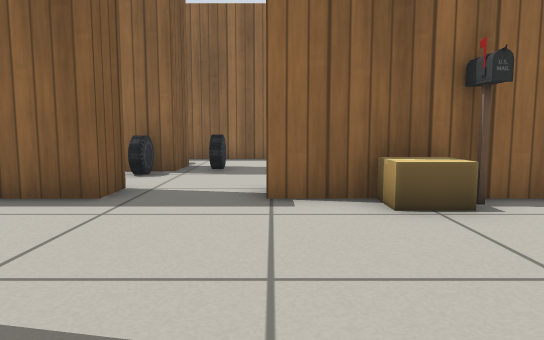
View 1 (above)

20 first-person views from a walk through a world built for the Gazebo simulator. The camera is 0.5 m above the floor, tilts 6° down and sees 70° across. Floor lines are 1 m apart. The floor is counted in squares, 0.5 m on a side. Each view is taken from the middle of a square. On the plan, view 1 faces up. The plan holds only what a view shows up to about 13 squares ahead; the rest is blank. Gazebo's built-in surfaces are drawn with simple patterns. Some stock models are drawn as simple stand-ins.

View 2
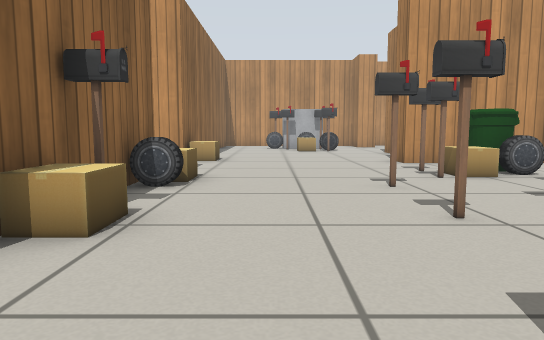

View 3
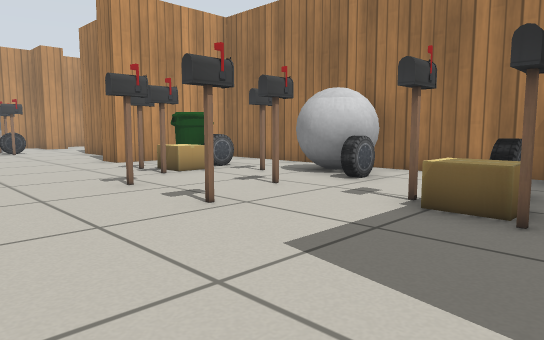

View 4
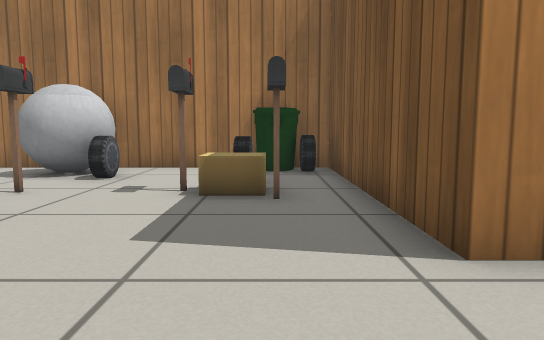

View 5
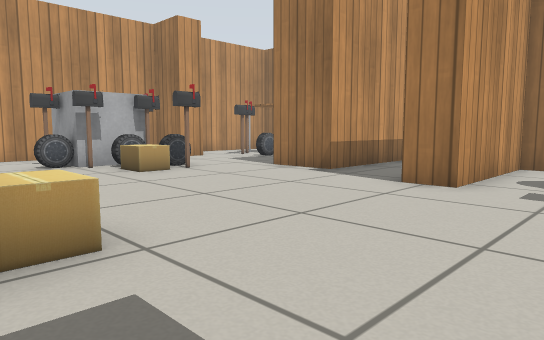

View 6
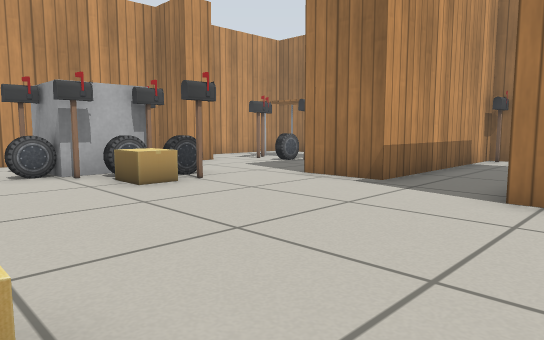

View 7
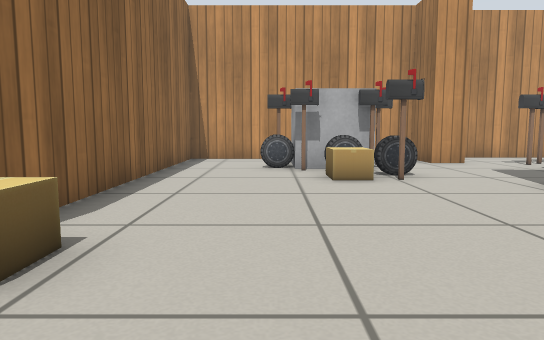

View 8
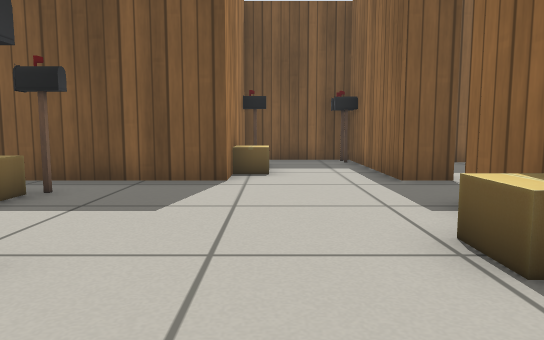

View 9
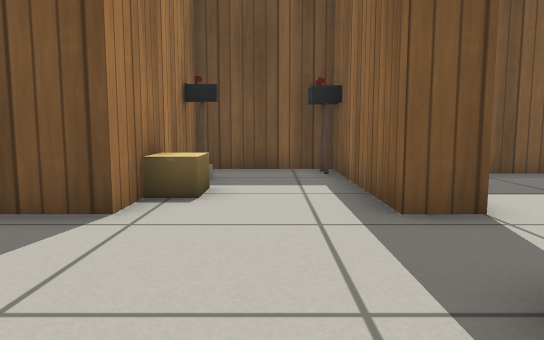

View 10
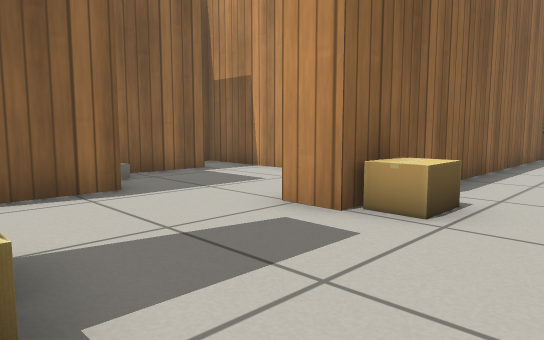

View 11
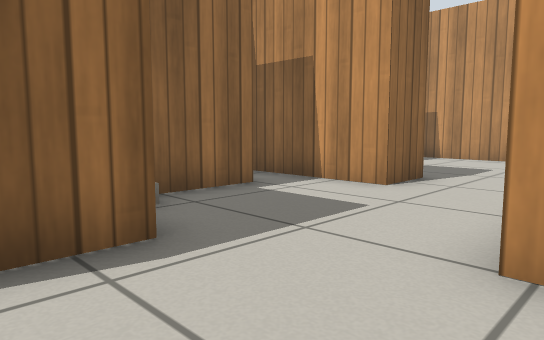

View 12
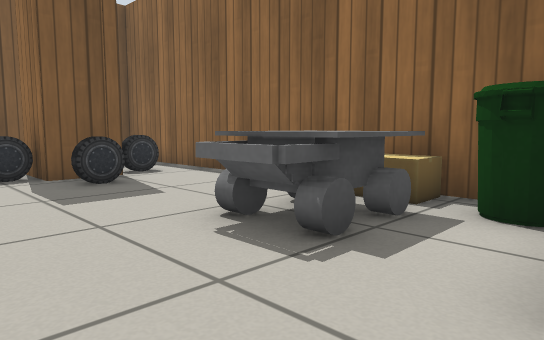

View 13
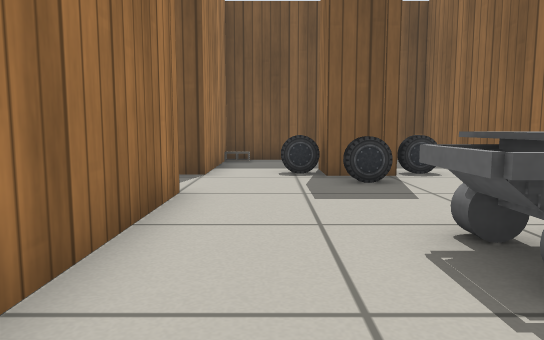

View 14
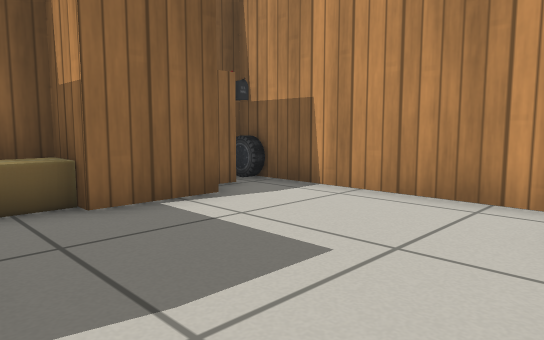

View 15
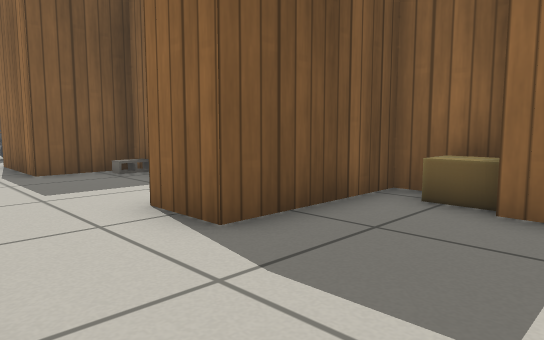

View 16
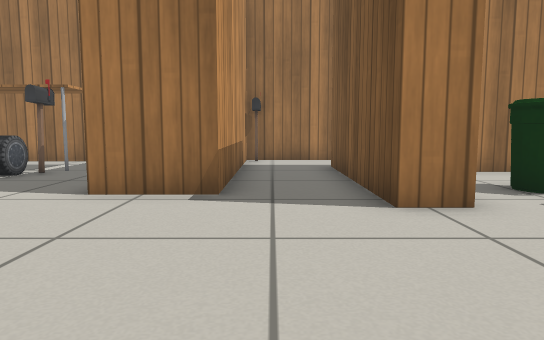

View 17
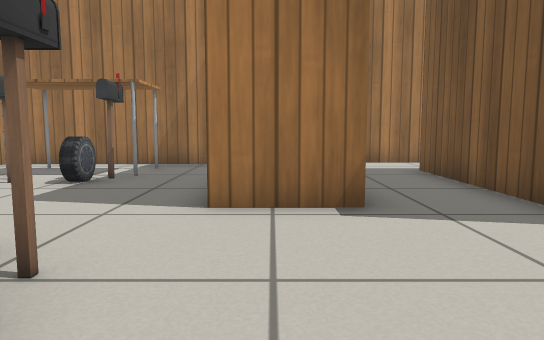

View 18
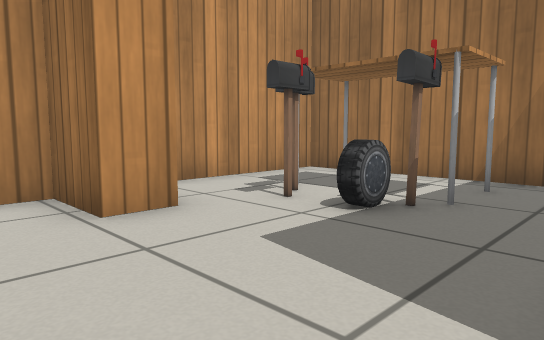

View 19
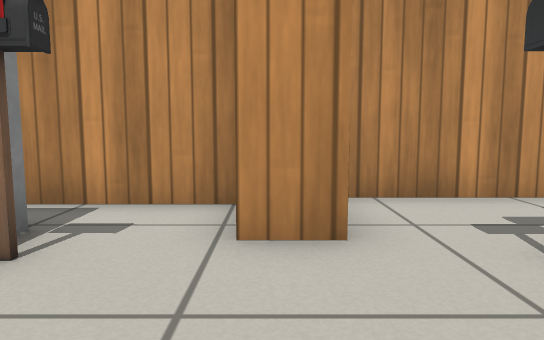

View 20
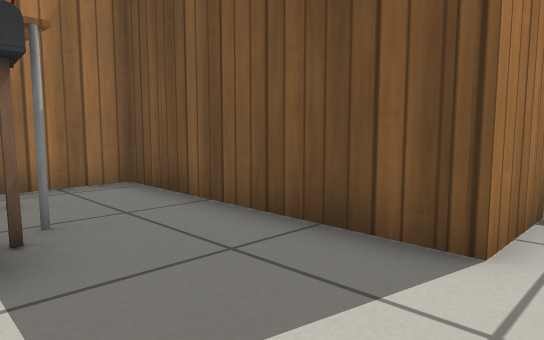

### Floor plan
Points are (right, up) in squares from view 1. A wall is a line through its corners. A room is listed if a view was taken in it or the views show most of it. See-through windows are left out.
Room 1 (views 1, 2, 3, 4, 5, 6, 7, 8, 9, 10, 11, 16, 17, 18, 20)
walls: (6.5, 5.5) (-0.1, 5.5); (9.5, -8.6) (12.8, -8.6) (12.8, -1.9) (14.8, -1.9); (-2.5, 6.5) (-2.5, 5.5) (-7.7, 5.5) (-7.7, 2.1) (-6.5, 2.1); (19.4, -1.7) (21.1, -1.7) (21.1, 5.7) (9.9, 5.7) (9.9, 6.8); (-5.5, 2.1) (-2.5, 2.1) (-2.5, -5.1) (9.4, -5.1) (9.4, -0.9) (10.4, -0.9) (10.4, -6.5)
ways out: opening at (8, 6) to room 2; opening at (17.5, -2) to room 4; opening at (-1.5, 6) to room 5
objects: postbox (-7, 5); other object (-6, 2) to (-6, 3); cardboard box (-4, 3); car (-2, -4); bin (-1, -4); postbox (-1, -1) to (-1, 0); car (0, -3) to (0, -2); postbox (0, -1); postbox (2, 1); cardboard box (2, 5); grey ball (3, -4) to (4, -3); car (3, -3); postbox (3, -1); postbox (3, 5); postbox (5, -3) to (5, -2); postbox (5, 1); car (5, 5); postbox (6, -1) to (6, 0); cardboard box (6, 5); car (7, -3) to (7, -2); postbox (7, -1); bin (8, -2); cardboard box (10, 5) to (11, 5); postbox (12, -8); postbox (16, 0) to (16, 1); cardboard box (16, 2); postbox (17, 0) to (18, 1); car (17, 1); postbox (17, 2); grey box (18, 1) to (20, 2); car (18, 3); postbox (19, 0); postbox (19, 3)
Room 2 (views 12, 13)
walls: (12, 11.4) (8.7, 11.4) (8.7, 9.2) (5.6, 9.2); (13.3, 9.4) (13.3, 13.1)
ways out: opening at (8, 6) to room 1; opening at (14.5, 8) to room 3; opening at (6, 7.5) to room 5
objects: cinder block (9, 11)
Room 3 (views 14, 15)
walls: (18.8, 11.9) (16.7, 11.9) (16.7, 13.1) (14.8, 13.1) (14.8, 9.4) (13.3, 9.4); (20.6, 7.9) (20.6, 13.6) (20, 13.6)
ways out: opening at (14.5, 8) to room 2
objects: cardboard box (16, 12) to (16, 13); cabinet (19, 13); postbox (20, 12); car (20, 13)
Room 4 (view 19)
walls: (19.4, -2.7) (19.4, -1.7); (14.8, -1.9) (14.7, -8.1) (21.6, -8.1) (21.6, -3)
ways out: opening at (17.5, -2) to room 1
objects: table (17, -7) to (20, -6); postbox (17, -5); car (18, -5) to (18, -4); postbox (19, -5); postbox (19, -4)
Room 5 (no view inside)
walls: (-0.1, 6.5) (4, 6.5); (-2.3, 10.5) (-2.3, 9.4); (5, 12.9) (-6.7, 12.9) (-6.7, 12); (-6.7, 10.1) (-6.7, 6.5) (-2.5, 6.5)
ways out: opening at (-1.5, 6) to room 1; opening at (6, 7.5) to room 2
objects: other object (-6, 7); car (-3, 8) to (-3, 9); car (-3, 11) to (-3, 12); car (-1, 10); other object (2, 10) to (4, 11); cardboard box (3, 12) to (4, 12); bin (5, 12)

Positions as (right, up) in squares from view 1, and headings:
1: (0, 0), facing up
2: (-2, 3), facing right
3: (-2, 4), facing down-right
4: (-1, 5), facing down
5: (7, 6), facing down-right
6: (9, 5), facing down-right
7: (8, 3), facing right
8: (5, 3), facing left
9: (2, 4), facing left
10: (6, 3), facing up-right
11: (7, 6), facing up-right
12: (6, 7), facing up-left
13: (6, 8), facing left
14: (15, 7), facing up-right
15: (18, 7), facing up-left
16: (12, 4), facing down
17: (14, 3), facing down
18: (15, 0), facing down-right
19: (16, -2), facing right
20: (18, -1), facing down-left
